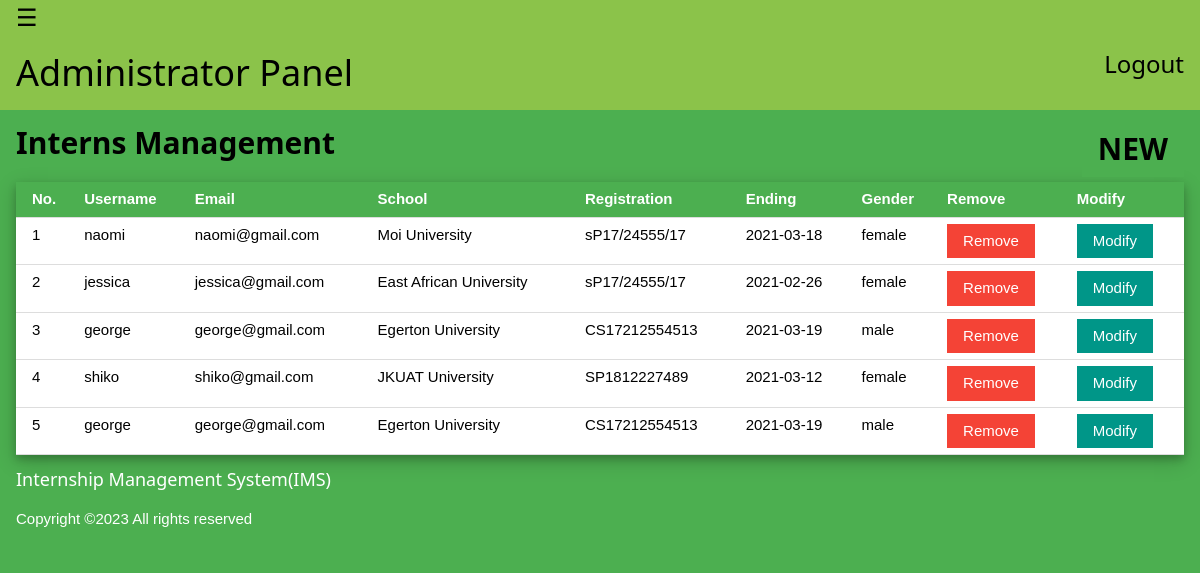
/admin/admin_page.php?v=intern (signed in), run on the app's committed database.
### tables this page shows
CREATE TABLE `intern` (
  `id` int(11) NOT NULL,
  `username` text NOT NULL,
  `email` text NOT NULL,
  `school` text NOT NULL,
  `regno` varchar(25) NOT NULL,
  `start` date NOT NULL,
  `hadi` date NOT NULL,
  `gender` text NOT NULL,
  `assign` int(11) NOT NULL DEFAULT '0',
  `password` text NOT NULL,
  `trn_date` datetime NOT NULL
);

### admin/admin_page.php (the view, shortened to what this page needs)
<?php
require("../db.php");
?>
<!DOCTYPE html>
<html>
<head>
<link rel="stylesheet" type="text/css" href="../w3css/2.0/w3.css">
</head>
<body class="w3-green">
<div id="main">
<header class="w3-container w3-light-green">
  <span class="w3-opennav w3-xlarge" onclick="w3_open()">&#9776;</span>
  <h1>Administrator Panel<a href="logout.php" style="float: right;text-decoration: none;font-size:24px">Logout</a></h1>
</header>
<div class="w3-container">
<?php
  if(@$_GET['v'] == "intern"){
    echo '<h2 class="w3-text-black"><b>Interns Management</b><a href="admin_page.php?v=newintern" style="float:right;margin-bottom:5px"class="w3-btn w3-green w3-text-black"><b>NEW</b></a></h2>';
    echo '<table class =" w3-table w3-bordered w3-card-4 w3-white w3-hover-light-green">
    <thead>
    <tr class="w3-green">
      <th>No.</th>
      <th>Username</th>
      <th>Email</th>
      <th>School</th>
      <th>Registration</th>
      <th>Ending</th>
      <th>Gender</th>
      <th>Remove</th>
      <th>Modify</th>
    </tr>
    </thead>';
    $c=0;
    $query=mysqli_query($con,"SELECT * FROM intern");
    if(mysqli_num_rows($query)>0){
      while($row = mysqli_fetch_assoc($query)) {
        $c++;
        ?>
        <tr>
         <td align="center"><?php echo $c ?></td>
         <td align="center"><?php echo $row["username"] ?></td>
         <td align="center"><?php echo $row["email"] ?></td>
         <td align="center"><?php echo $row["school"] ?></td>
         <td align="center"><?php echo $row["regno"] ?></td>
         <td align="center"><?php echo $row["hadi"] ?></td>
         <td align="center"><?php echo $row["gender"] ?></td>
         <td align="center"><a href="admin_page.php?v=rmv_intern&id=<?php echo $row["id"] ?>" onclick="return confirm('You are about to remove intern permanently!')" class="w3-btn w3-red">Remove</a></td>
         <td align="center"><a href="admin_page.php?v=mdf_intern&id=<?php echo $row["id"] ?>" class="w3-btn w3-teal">Modify</a></td>
         </tr>
         <?php }
       }
       else{
       echo "<script>alert('Interns details are unavailable at the moment');</script>";
       }
    echo'
    </table>';
  }
  ?>
</div>
<footer class="w3-margin-bottom w3-container" >
  <h5>Internship Management System(IMS)</h5>
  <p>Copyright &copy;<script>document.write(new Date().getFullYear());</script> All rights reserved</p>
</footer>
</div>
</body>
</html>

### w3css/2.0/w3.css (style rules this page uses)
html { -ms-text-size-adjust:100%;-webkit-text-size-adjust:100% }
body { margin:0 }
article,aside,details,figcaption,figure,footer,header,hgroup,main,menu,nav,section,summary { display:block }
a { -webkit-tap-highlight-color:transparent;background-color:transparent }
b,strong { font-weight:bold }
html,body { font-family:Verdana,sans-serif;font-size:15px;line-height:1.5 }
h1,h2,h3,h4,h5,h6,.w3-slim,.w3-wide { font-family:"Segoe UI",Arial,sans-serif }
h1 { font-size:36px }
h2 { font-size:30px }
h5 { font-size:18px }
h1,h2,h3,h4,h5,h6 { font-weight:400;margin:10px 0 }
h1 a,h2 a,h3 a,h4 a,h5 a,h6 a { font-weight:inherit }
a { color:inherit }
table { border-collapse:collapse;border-spacing:0;width:100%;display:table }
table,th,td { border:none }
.w3-bordered tr,.w3-table-all tr { border-bottom:1px solid #ddd }
.w3-table td,.w3-table th,.w3-table-all td,.w3-table-all th { padding:6px 8px;display:table-cell;text-align:left;vertical-align:top }
.w3-table th:first-child,.w3-table td:first-child,.w3-table-all th:first-child,.w3-table-all td:first-child { padding-left:16px }
.w3-btn,.w3-btn-block { border:none;display:inline-block;outline:0;padding:6px 16px;vertical-align:middle;overflow:hidden;text-decoration:none !important;color:#fff;background-color:#000;text-align:center;cursor:pointer;white-space:nowrap }
.w3-opennav,.w3-closenav { color:inherit }
.w3-navbar a,.w3-topnav a,.w3-sidenav a,.w3-dropnav a,.w3-pagination li a,.w3-hoverable tbody tr,.w3-btn,.w3-btn-floating,.w3-btn-floating-large { -webkit-transition:all 0.3s ease;transition:all 0.3s ease }
.w3-container:after,.w3-row:after,.w3-row-padding:after,.w3-topnav:after,.w3-clear:after,.w3-btn-group:before,.w3-btn-group:after { content:"";display:table;clear:both }
.w3-xlarge { font-size:24px !important }
.w3-margin-bottom { margin-bottom:16px !important }
.w3-container { padding:0.01em 16px }
.w3-card-4 { box-shadow:0 4px 8px 0 rgba(0,0,0,0.2),0 6px 20px 0 rgba(0,0,0,0.19) !important }
.w3-green,.w3-hover-green:hover { color:#fff !important;background-color:#4CAF50 !important }
.w3-light-green,.w3-hover-light-green:hover { color:#000 !important;background-color:#8bc34a !important }
.w3-red,.w3-hover-red:hover { color:#fff !important;background-color:#f44336 !important }
.w3-teal,.w3-hover-teal:hover { color:#fff !important;background-color:#009688 !important }
.w3-white,.w3-hover-white:hover { color:#000 !important;background-color:#fff !important }
.w3-text-black { color:#000 !important }

### data on the page
intern: username "naomi", email "naomi@gmail.com", school "Moi University", regno "sP17/24555/17", hadi "2021-03-18", gender "female"
intern: username "jessica", email "jessica@gmail.com", school "East African University", regno "sP17/24555/17", hadi "2021-02-26", gender "female"
intern: username "george", email "george@gmail.com", school "Egerton University", regno "CS17212554513", hadi "2021-03-19", gender "male"
intern: username "shiko", email "shiko@gmail.com", school "JKUAT University", regno "SP1812227489", hadi "2021-03-12", gender "female"
intern: username "george", email "george@gmail.com", school "Egerton University", regno "CS17212554513", hadi "2021-03-19", gender "male"
